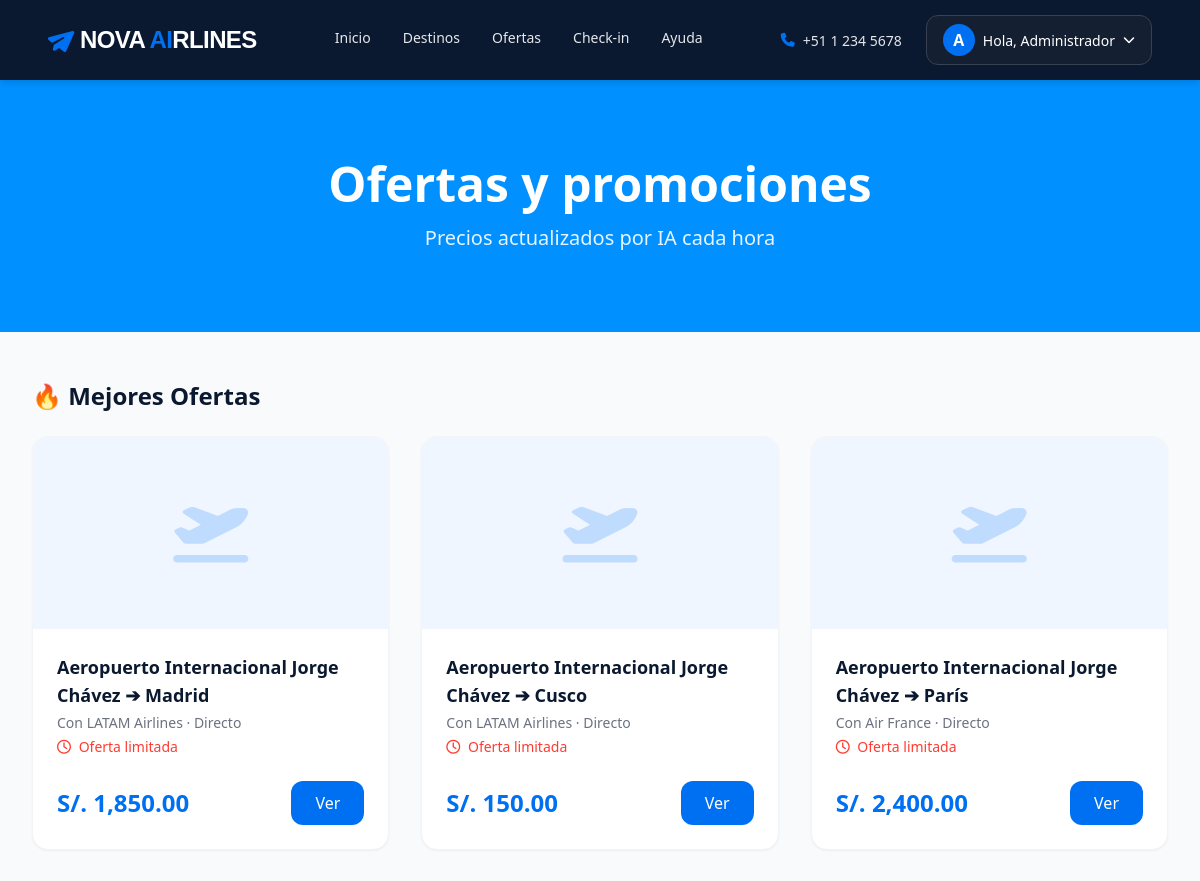
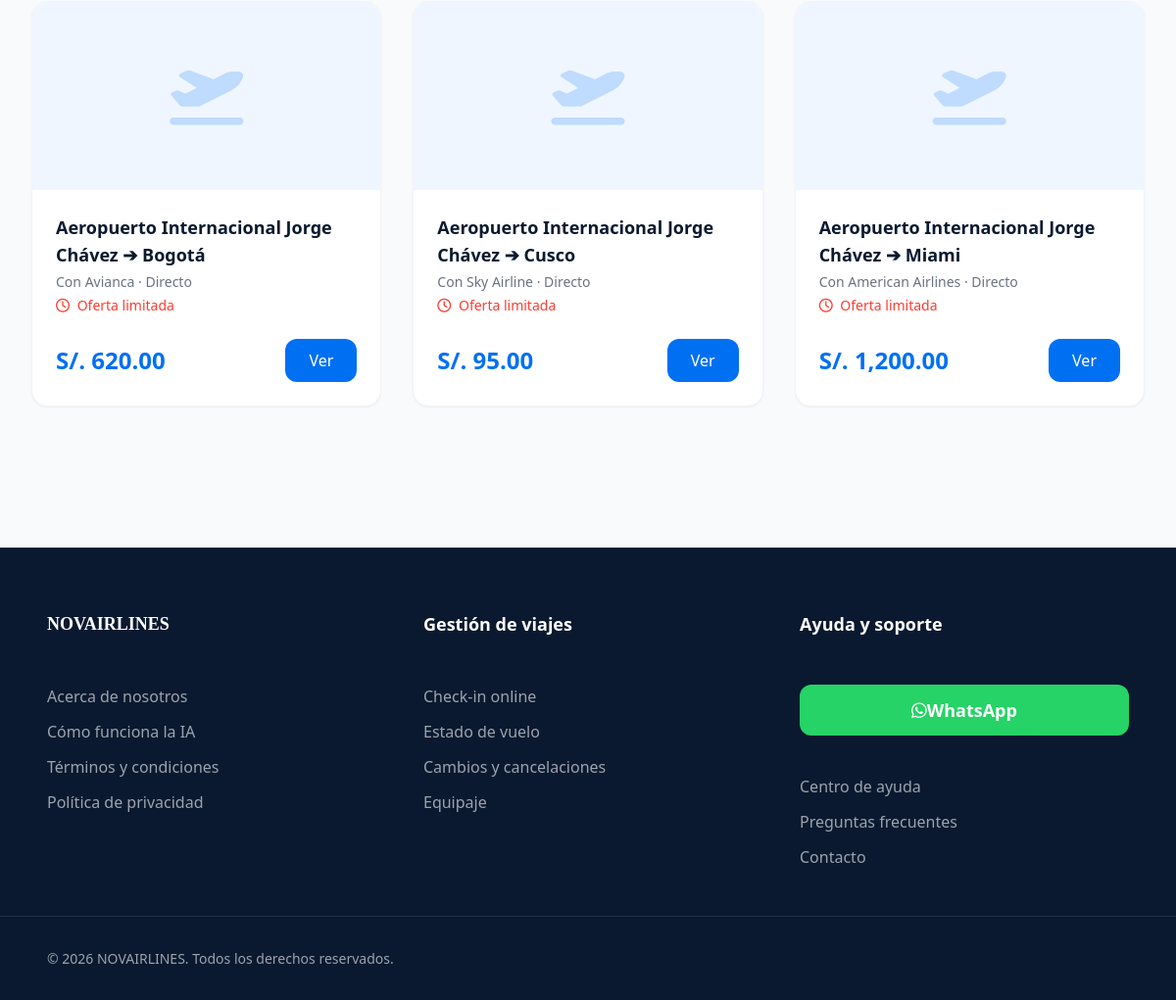
Page /index.php?action=ofertas (signed in) on the committed database (2 pictures, top to bottom).
### tables this page shows
CREATE TABLE vuelos (
    id INT(11) AUTO_INCREMENT PRIMARY KEY,
    aerolinea_id INT(11) NOT NULL,
    numero_vuelo VARCHAR(20) NOT NULL,
    origen_aeropuerto_id INT(11) NOT NULL,
    destino_aeropuerto_id INT(11) NOT NULL,
    hora_salida TIME NOT NULL,
    hora_llegada TIME NOT NULL,
    llegada_dia_siguiente TINYINT(1) DEFAULT 0,
    duracion VARCHAR(20) NOT NULL,
    escalas INT(11) DEFAULT 0,
    precio DECIMAL(10,2) NOT NULL,
    es_mejor_precio TINYINT(1) DEFAULT 0,
    duffel_offer_id VARCHAR(255) DEFAULT NULL COMMENT 'ID de oferta devuelto por Duffel API (off_xxx)',
    creado_en DATETIME DEFAULT CURRENT_TIMESTAMP,
    CONSTRAINT fk_vuelos_aerolinea FOREIGN KEY (aerolinea_id) REFERENCES aerolineas(id) ON DELETE CASCADE,
    CONSTRAINT fk_vuelos_origen FOREIGN KEY (origen_aeropuerto_id) REFERENCES aeropuertos(id) ON DELETE CASCADE,
    CONSTRAINT fk_vuelos_destino FOREIGN KEY (destino_aeropuerto_id) REFERENCES aeropuertos(id) ON DELETE CASCADE
);

CREATE TABLE aeropuertos (
    id INT(11) AUTO_INCREMENT PRIMARY KEY,
    codigo_iata CHAR(3) NOT NULL UNIQUE COMMENT 'Código IATA único de 3 letras (ej: LIM, MAD, CDG)',
    nombre VARCHAR(150) NOT NULL,
    ciudad VARCHAR(100) NOT NULL,
    pais VARCHAR(100) NOT NULL
);

CREATE TABLE aerolineas (
    id INT(11) AUTO_INCREMENT PRIMARY KEY,
    codigo_iata VARCHAR(3) NOT NULL,
    nombre VARCHAR(100) NOT NULL,
    logo_url VARCHAR(255) DEFAULT NULL
);

### models/Vuelo.php (called while the page is built, shortened)
<?php
require_once __DIR__ . '/../config/database.php';
class Vuelo {
    private $conn;
    public function __construct() {
        $database = new Database();
        $this->conn = $database->getConnection();
    }
    public function obtenerTodos() {
        $query = "SELECT v.*,
                         a_origen.codigo_iata as origen_iata, a_origen.nombre as origen_nombre,
                         a_destino.codigo_iata as destino_iata, a_destino.nombre as destino_nombre, a_destino.ciudad as destino_ciudad,
                         al.nombre as aerolinea_nombre
                  FROM vuelos v
                  JOIN aeropuertos a_origen ON v.origen_aeropuerto_id = a_origen.id
                  JOIN aeropuertos a_destino ON v.destino_aeropuerto_id = a_destino.id
                  JOIN aerolineas al ON v.aerolinea_id = al.id";
        $stmt = $this->conn->prepare($query);
        $stmt->execute();
        return $stmt->fetchAll(PDO::FETCH_ASSOC);
    }
}
?>

### config/database.php (called while the page is built, shortened)
<?php
class Database {
    private $host;
    private $db_name;
    private $username;
    private $password;
    public function __construct() {
        $this->host = $_ENV['DB_HOST'] ?? 'localhost';
        $this->db_name = $_ENV['DB_NAME'] ?? 'novairlines_db';
        $this->username = $_ENV['DB_USER'] ?? 'root';
        $this->password = $_ENV['DB_PASS'] ?? '';
    }
    public function getConnection() {
        $this->conn = null;
        try {
            $this->conn = new PDO("mysql:host=" . $this->host . ";dbname=" . $this->db_name, $this->username, $this->password);
            $this->conn->exec("set names utf8");
        } catch(PDOException $exception) {
            echo "Error de conexión: " . $exception->getMessage();
        }
        return $this->conn;
    }
}
?>

### views/flights/ofertas.php (the view)
<main class="bg-gray-50 pb-20">
    <section class="bg-[#0090FF] text-white py-20">
        <div class="max-w-[1280px] mx-auto px-8 text-center">
            <h1 class="text-4xl md:text-5xl font-bold mb-4">Ofertas y promociones</h1>
            <p class="text-lg md:text-xl text-white/90">Precios actualizados por IA cada hora</p>
        </div>
    </section>
    <div class="max-w-[1280px] mx-auto px-8 mt-12">
        <?php
            require_once 'models/Vuelo.php';
            $vueloModel = new Vuelo();
            $todos = $vueloModel->obtenerTodos();
            $mejores_ofertas = array_filter($todos, function($v) {
                return (bool)$v['es_mejor_precio'];
            });
            $mejores_ofertas = array_slice($mejores_ofertas, 0, 6);
        ?>
        <section class="mb-16">
            <h2 class="text-2xl font-bold text-[#0A192F] mb-6">🔥 Mejores Ofertas</h2>
            <div class="grid grid-cols-1 md:grid-cols-2 lg:grid-cols-3 gap-8">
                <?php foreach ($mejores_ofertas as $vuelo): ?>
                <div class="bg-white rounded-2xl shadow-sm overflow-hidden border border-gray-100 tarjeta-animada group flex flex-col">
                    <div class="h-48 overflow-hidden bg-blue-50 flex items-center justify-center">
                        <i class="fa-solid fa-plane-departure text-6xl text-blue-200 group-hover:scale-110 transition-transform duration-500"></i>
                    </div>
                    <div class="p-6 flex-1 flex flex-col justify-between">
                        <div>
                            <h3 class="text-lg font-bold text-[#0A192F] mb-1">
                                <?php echo htmlspecialchars($vuelo['origen_nombre'] ?? 'LIM'); ?> ➔ <?php echo htmlspecialchars($vuelo['destino_ciudad']); ?>
                            </h3>
                            <p class="text-sm text-gray-500 mb-1">Con <?php echo htmlspecialchars($vuelo['aerolinea_nombre']); ?> · <?php echo $vuelo['escalas'] == 0 ? 'Directo' : $vuelo['escalas'] . ' escala(s)'; ?></p>
                            <p class="text-sm text-[#FF3B30] font-medium mb-6"><i class="fa-regular fa-clock mr-1"></i> Oferta limitada</p>
                        </div>
                        <div class="flex justify-between items-center mt-auto">
                            <span class="text-2xl font-bold text-[#0070F3]">S/. <?php echo number_format($vuelo['precio'], 2); ?></span>
                            <a href="?action=buscar&destino=<?php echo urlencode($vuelo['destino_ciudad']); ?>" class="bg-[#0070F3] hover:bg-[#0051CC] text-white px-6 py-2.5 rounded-xl font-medium transition-colors text-center">Ver</a>
                        </div>
                    </div>
                </div>
                <?php endforeach; ?>
            </div>
        </section>
    </div>
</main>

### assets/css/style.css (style rules this page uses)
.tarjeta-animada { transition: transform 0.3s ease-in-out, box-shadow 0.3s ease-in-out; }

### assets/css/core/variables.css (style rules this page uses)
:root { --color-primary: #0070F3; --color-primary-hover: #0051CC; --color-secondary: #0A192F; --color-accent: #ef9912; --color-background: #F9FAFB; --color-surface: #FFFFFF; --color-surface-hover: #F3F4F6; --color-text-main: #1F2937; --color-text-muted: #6B7280; --color-text-light: #9CA3AF; --color-border: #E5E7EB; --font-family-main: 'Open Sauce One', sans-serif; --shadow-sm: 0 1px 2px 0 rgba(0, 0, 0, 0.05); --shadow-md: 0 4px 6px -1px rgba(0, 0, 0, 0.1), 0 2px 4px -1px rgba(0, 0, 0, 0.06); --shadow-lg: 0 10px 15px -3px rgba(0, 0, 0, 0.1), 0 4px 6px -2px rgba(0, 0, 0, 0.05); --radius-md: 0.375rem; --radius-lg: 0.5rem; --radius-xl: 0.75rem; --radius-2xl: 1rem; --transition-fast: 150ms ease-in-out; --transition-normal: 300ms ease-in-out; }

### assets/css/core/base.css (style rules this page uses)
body { font-family: var(--font-family-main); background-color: var(--color-background); color: var(--color-text-main); margin: 0; padding: 0; -webkit-font-smoothing: antialiased; -moz-osx-font-smoothing: grayscale; }
a { text-decoration: none; color: inherit; }
* { box-sizing: border-box; }
h1, h2, h3, h4, h5, h6 { margin: 0; font-weight: inherit; }

### rows in the picture
vuelos: origen_aeropuerto.nombre "Aeropuerto Internacional Jorge Chávez", destino_aeropuerto.ciudad "Madrid", aerolinea.nombre "LATAM Airlines", escalas "Directo", precio "1,850.00"
vuelos: origen_aeropuerto.nombre "Aeropuerto Internacional Jorge Chávez", destino_aeropuerto.ciudad "Cusco", aerolinea.nombre "LATAM Airlines", escalas "Directo", precio "150.00"
vuelos: origen_aeropuerto.nombre "Aeropuerto Internacional Jorge Chávez", destino_aeropuerto.ciudad "París", aerolinea.nombre "Air France", escalas "Directo", precio "2,400.00"
vuelos: origen_aeropuerto.nombre "Aeropuerto Internacional Jorge Chávez", destino_aeropuerto.ciudad "Bogotá", aerolinea.nombre "Avianca", escalas "Directo", precio "620.00"
vuelos: origen_aeropuerto.nombre "Aeropuerto Internacional Jorge Chávez", destino_aeropuerto.ciudad "Cusco", aerolinea.nombre "Sky Airline", escalas "Directo", precio "95.00"
vuelos: origen_aeropuerto.nombre "Aeropuerto Internacional Jorge Chávez", destino_aeropuerto.ciudad "Miami", aerolinea.nombre "American Airlines", escalas "Directo", precio "1,200.00"

### other values in the picture
substr($_SESSION['user_name'], 0, 1) "A"
$_SESSION['user_name'] "Administrador"
